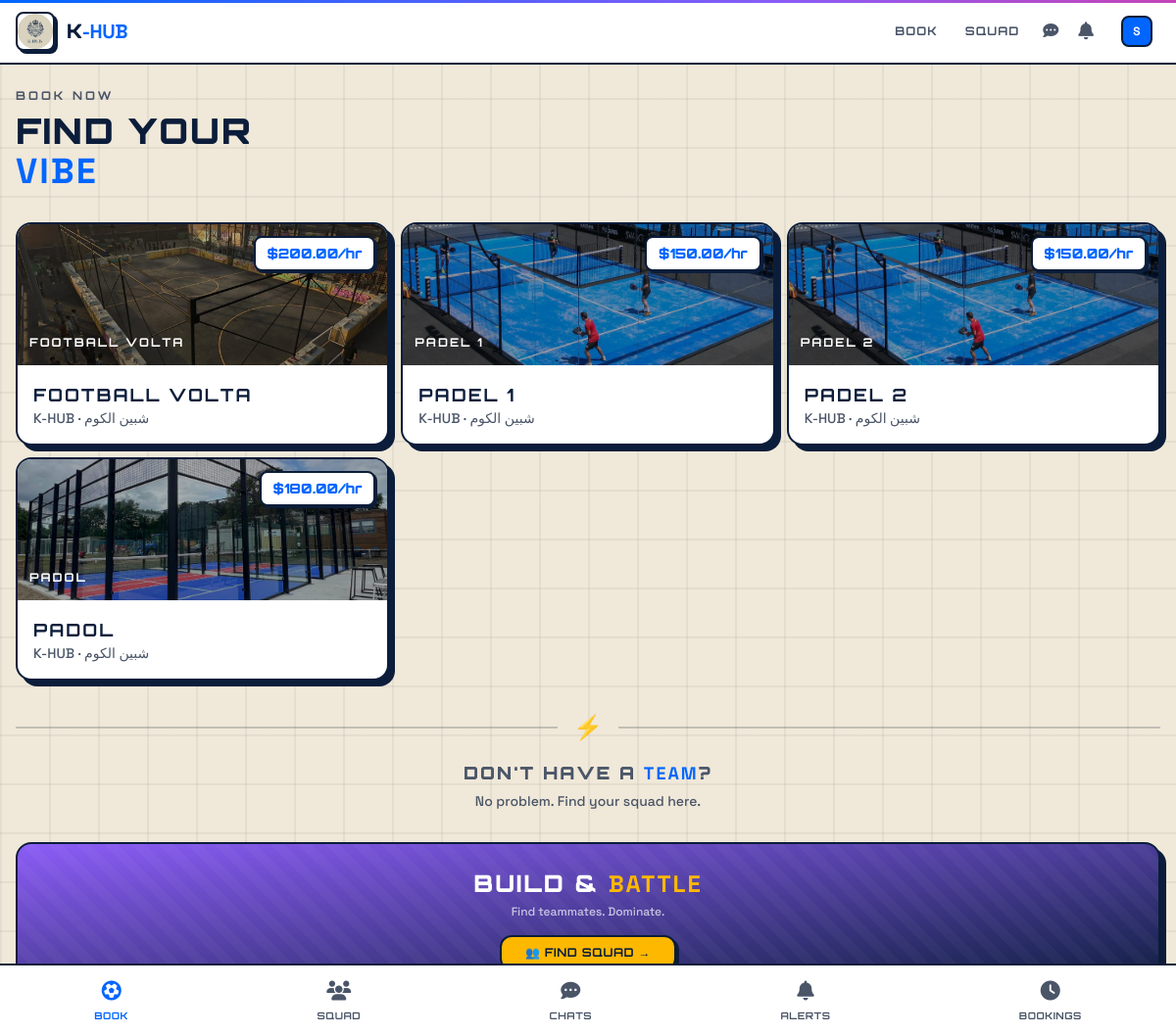
/booking/ (signed in), run on the app's committed database.
### accounts/models.py (models this page shows, shortened)
class User(AbstractBaseUser, PermissionsMixin):
    ROLE_CHOICES = [
        ('PLAYER', 'Player'),
        ('VENUE_OWNER', 'Venue Owner'),
        ('ADMIN', 'Admin'),
    ]
    email = models.EmailField(unique=True, db_index=True)
    username = models.CharField(max_length=50, unique=True, null=True, blank=True)
    role = models.CharField(max_length=20, choices=ROLE_CHOICES, default='PLAYER')
    is_active = models.BooleanField(default=True)
    is_staff = models.BooleanField(default=False)
    date_joined = models.DateTimeField(default=timezone.now)
    objects = UserManager()
    USERNAME_FIELD = 'email'
    REQUIRED_FIELDS = []
    class Meta:
        indexes = [
            models.Index(fields=['email']),
            models.Index(fields=['role']),
        ]
    @property
    def is_player(self):
        return self.role == 'PLAYER'

### venues/models.py (models this page shows, shortened)
class Field(models.Model):
    venue = models.ForeignKey(Venue, on_delete=models.CASCADE, related_name='fields')
    name = models.CharField(max_length=200)
    sport_type = models.CharField(max_length=20, choices=Venue.SPORT_CHOICES)
    description = models.TextField(blank=True)
    price_per_hour = models.DecimalField(max_digits=10, decimal_places=2, validators=[MinValueValidator(0)])
    is_active = models.BooleanField(default=True)
    image = models.ImageField(upload_to='field_images/', null=True, blank=True)
    created_at = models.DateTimeField(auto_now_add=True)
    class Meta:
        indexes = [
            models.Index(fields=['venue', 'is_active']),
            models.Index(fields=['sport_type']),
        ]

class Venue(models.Model):
    SPORT_CHOICES = [
        ('FOOTBALL', 'Football'),
        ('CRICKET', 'Cricket'),
        ('BASKETBALL', 'Basketball'),
        ('TENNIS', 'Tennis'),
        ('PADEL', 'Padel'),
        ('BADMINTON', 'Badminton'),
        ('VOLLEYBALL', 'Volleyball'),
        ('MULTI', 'Multi-Sport'),
    ]
    owner = models.ForeignKey(settings.AUTH_USER_MODEL, on_delete=models.CASCADE, related_name='venues')
    name = models.CharField(max_length=200)
    address = models.TextField()
    city = models.CharField(max_length=100)
    sport_type = models.CharField(max_length=20, choices=SPORT_CHOICES)
    description = models.TextField(blank=True)
    logo = models.ImageField(upload_to='venue_logos/', null=True, blank=True)
    brand_color = models.CharField(max_length=7, default='#0066FF')
    brand_name = models.CharField(max_length=200, blank=True)
    created_at = models.DateTimeField(auto_now_add=True)

### booking/views.py (the view)
# urls.py: path('', views.browse_fields, name='browse'),
@player_required
def browse_fields(request):
    sport_type = request.GET.get('sport_type', '')
    city = request.GET.get('city', '')
    date_val = request.GET.get('date', '')
    fields = Field.objects.filter(is_active=True)
    if sport_type:
        fields = fields.filter(sport_type=sport_type)
    if city:
        fields = fields.filter(venue__city__icontains=city)
    return render(request, 'booking/field_browse.html', {
        'fields': fields,
        'sport_type': sport_type,
        'city': city,
        'date': date_val,
    })

### booking/templates/booking/field_browse.html (shortened to what this page needs)
{% extends 'base.html' %}
{% block content %}
<div class="animate-fade-up">
    <div class="mb-8">
        <p class="text-xs font-bold uppercase tracking-[3px] text-[#4A5568] mb-2" style="font-family: 'Orbitron', sans-serif;">Book now</p>
        <h1 class="text-4xl font-black" style="font-family: 'Orbitron', sans-serif;">FIND YOUR<br><span style="color: #0066FF;">VIBE</span></h1>
    </div>
    <div class="grid grid-cols-2 md:grid-cols-2 lg:grid-cols-3 gap-3 mb-6">
        {% for field in fields %}
            <a href="{% url 'booking:field_detail' field.id %}" class="khub-card overflow-hidden group">
                <div class="h-36 relative overflow-hidden">
                    {% if 'Football' in field.name %}
                        <img src="/static/img/fields/volta.webp" class="w-full h-full object-cover absolute inset-0">
                    {% elif 'Padel 1' in field.name or 'Padel 2' in field.name %}
                        <img src="/static/img/fields/20220522_Campo_padel_MONDO_superficie.jpg" class="w-full h-full object-cover absolute inset-0">
                    {% elif 'Padol' in field.name or 'Basketball' in field.name %}
                        <img src="/static/img/fields/panoramic-ملاعب-بادبول.webp" class="w-full h-full object-cover absolute inset-0">
                    {% else %}
                        <div class="w-full h-full bg-gradient-to-br from-[#0066FF] to-[#0044CC] flex items-center justify-center text-5xl">🏟️</div>
                    {% endif %}
                    <div class="absolute inset-0 bg-black/30"></div>
                    <div class="absolute top-3 right-3 bg-white border-2 border-[#0B1D3A] rounded-lg px-3 py-1 shadow-[2px_2px_0px_#0B1D3A] z-20">
                        <span class="font-black text-[#0066FF] text-sm" style="font-family: 'Orbitron', sans-serif;">${{ field.price_per_hour }}/hr</span>
                    </div>
                    <div class="absolute bottom-3 left-3 z-20">
                        <span class="text-white font-bold text-xs uppercase tracking-[2px] drop-shadow-lg" style="font-family: 'Orbitron', sans-serif;">{{ field.name }}</span>
                    </div>
                </div>
                <div class="p-4">
                    <h3 class="font-bold text-lg">{{ field.name }}</h3>
                    <p class="text-sm text-[#4A5568]">{{ field.venue.name }} · {{ field.venue.city }}</p>
                </div>
            </a>
        {% endfor %}
    </div>
    <div class="text-center my-8">
        <div class="flex items-center gap-4 mb-4">
            <div class="flex-1 h-0.5 bg-[#0B1D3A] opacity-20"></div>
            <span class="text-2xl">⚡</span>
            <div class="flex-1 h-0.5 bg-[#0B1D3A] opacity-20"></div>
        </div>
        <h3 class="text-lg font-black text-[#4A5568]" style="font-family: 'Orbitron', sans-serif;">
            DON'T HAVE A <span style="color: #0066FF;">TEAM</span>?
        </h3>
        <p class="text-sm text-[#4A5568] mt-1">No problem. Find your squad here.</p>
    </div>
    <div class="khub-card p-6 mb-4 text-center bg-gradient-to-br from-[#8B5CF6] to-[#0B1D3A] relative overflow-hidden">
        <div class="absolute inset-0 opacity-10">
            <div class="absolute inset-0" style="background-image: repeating-linear-gradient(45deg, transparent, transparent 10px, rgba(255,255,255,0.3) 10px, rgba(255,255,255,0.3) 20px);"></div>
        </div>
        <div class="relative z-10">
            <h2 class="text-2xl font-black text-white" style="font-family: 'Orbitron', sans-serif;">BUILD & <span style="color: #FFB800;">BATTLE</span></h2>
            <p class="text-white/70 text-xs mt-1 mb-4">Find teammates. Dominate.</p>
            <a href="{% url 'teams:find_players' %}" class="bg-[#FFB800] text-[#0B1D3A] px-6 py-2 rounded-xl font-bold text-xs border-2 border-[#0B1D3A] shadow-[3px_3px_0px_#0B1D3A] uppercase tracking-wider inline-block" style="font-family: 'Orbitron', sans-serif;">
                👥 Find Squad →
            </a>
        </div>
    </div>
</div>
{% endblock %}

### templates/navbar.html (shortened to what this page needs)
<nav class="hidden md:block bg-white border-b-2 border-[#0B1D3A] sticky top-0 z-50">
    <div class="container mx-auto px-4 max-w-7xl">
        <div class="flex items-center justify-between h-16">
            <a href="/" class="flex items-center gap-3">
                <img src="/static/img/logo.png" alt="K-HUB" class="w-10 h-10 rounded-lg border-2 border-[#0B1D3A] shadow-[3px_3px_0px_#0B1D3A] object-contain bg-white">
                <span class="text-xl font-black tracking-tight" style="font-family: 'Orbitron', sans-serif;">K<span style="color: #0066FF;">-HUB</span></span>
            </a>
            {% if user.is_authenticated %}
            <div class="flex items-center gap-1">
                {% if user.is_player %}
                    <a href="{% url 'booking:browse' %}" class="px-3 py-2 text-xs font-bold text-[#4A5568] hover:text-[#0066FF] uppercase tracking-[1px]" style="font-family: 'Orbitron', sans-serif;">Book</a>
                    <a href="{% url 'teams:find_players' %}" class="px-3 py-2 text-xs font-bold text-[#4A5568] hover:text-[#0066FF] uppercase tracking-[1px]" style="font-family: 'Orbitron', sans-serif;">Squad</a>
                    <a href="{% url 'teams:my_chats' %}" class="p-2 text-[#4A5568] hover:text-[#0066FF]"><i class="fas fa-comment-dots"></i></a>
                {% endif %}
                <a href="{% url 'notifications:list' %}" class="relative p-2 text-[#4A5568] hover:text-[#0066FF]">
                    <i class="fas fa-bell text-lg"></i>
                </a>
                <div class="relative ml-2">
                    <button onclick="document.getElementById('userDropdown').classList.toggle('hidden')" class="flex items-center gap-2 p-2">
                        <div class="w-8 h-8 rounded-lg bg-[#0066FF] flex items-center justify-center text-white font-bold text-xs border-2 border-[#0B1D3A]">{{ user.username|first|upper }}</div>
                    </button>
                </div>
            </div>
            {% else %}
            <a href="{% url 'accounts:login' %}" class="btn-chrome text-xs">Sign In</a>
            {% endif %}
        </div>
    </div>
</nav>

### templates/base.html (style rules this page uses)
:root { --chrome: #0066FF; --navy: #0B1D3A; --beige: #F0E8D8; --white: #FFFFFF; --pink: #FF2D78; --purple: #8B5CF6; --border: #0B1D3A; }
* { font-family: 'Space Grotesk', sans-serif; }
h1, h2, h3, .font-display { font-family: 'Orbitron', sans-serif; text-transform: uppercase; letter-spacing: 2px; }
body { background: var(--beige); color: var(--navy); min-height: 100vh; font-weight: 500; }
body::before { content: ''; position: fixed; inset: 0; background-image: linear-gradient(rgba(11,29,58,0.05) 2px, transparent 2px), linear-gradient(90deg, rgba(11,29,58,0.05) 2px, transparent 2px); background-size: 50px 50px; pointer-events: none; z-index: 0; }
body::after { content: ''; position: fixed; top: 0; left: 0; right: 0; height: 3px; background: linear-gradient(90deg, var(--chrome), var(--purple), var(--pink), var(--chrome)); background-size: 200% 100%; animation: chromeSlide 3s linear infinite; z-index: 100; }
.khub-card { background: var(--white); border: 2.5px solid var(--border); border-radius: 16px; transition: all 0.25s ease; box-shadow: 6px 6px 0px var(--border); }
.animate-fade-up { animation: fadeUp 0.4s ease forwards; }

### data on the page
User: username|first "S"
Field: price_per_hour "200.00", name "FOOTBALL VOLTA", venue.name "K-HUB", venue.city "شبين الكوم"
Field: price_per_hour "150.00", name "PADEL 1", venue.name "K-HUB", venue.city "شبين الكوم"
Field: price_per_hour "150.00", name "PADEL 2", venue.name "K-HUB", venue.city "شبين الكوم"
Field: price_per_hour "180.00", name "PADOL", venue.name "K-HUB", venue.city "شبين الكوم"
